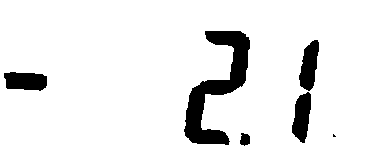
#> input picture Box1_masked.png, 377 x 166 px
$ python read_display.py
#> lines starting #> are read from the running program, lines starting #| are printed output that depends on the picture; after the words box and inside, x2 and y2 are one past the last pixel; in counts of white or black regions, pixels touching at a corner belong together
#> further down, crop is the input picture: shape (166, 377, 3); 92.1% white; 6 black regions (1 under 20 px), largest, box (x1, y1, x2, y2) and area: (184, 31, 250, 145) 2859, (299, 40, 319, 91) 669, (4, 72, 47, 91) 669, (292, 92, 311, 143) 667, (240, 133, 250, 146) 101
"""
read_display.py  -  read a 7-segment temperature display from a saved crop.

Usage:   python read_display.py Box1.png
Output:  prints the value, and saves debug_overlay.png so you can SEE
         which regions are being checked (use it to tune the numbers below).
"""
import sys
import cv2
import numpy as np

# ------------------------------------------------------------------
# SETTINGS  (all x, y numbers are pixels inside the CROP, not the video frame)
# ------------------------------------------------------------------
SLANT = 0.12            # how far the display leans right at the top (0 = upright)
DECIMALS = 1            # digits after the decimal point (2.1 -> 1)
LIT_THRESHOLD = 0.45    # a segment counts as "on" if this fraction of it is dark

MINUS_BOX = (6, 74, 34, 12)          # (x, y, w, h) sitting INSIDE the "-" sign at far left

# one (x, y, w, h) box per digit position, left to right, in DESKEWED coordinates
DIGIT_BOXES = [
    (189, 31, 56, 112),
    (256, 31, 56, 112),
]

# Each segment is a rectangle inside a digit box, as fractions (x0, x1, y0, y1)
SEGMENTS = {
    "a": (0.25, 0.75, 0.02, 0.14),
    "b": (0.78, 0.98, 0.16, 0.44),
    "c": (0.78, 0.98, 0.56, 0.84),
    "d": (0.25, 0.75, 0.86, 0.98),
    "e": (0.02, 0.22, 0.56, 0.84),
    "f": (0.02, 0.22, 0.16, 0.44),
    "g": (0.25, 0.75, 0.43, 0.57),
}

# which segments are lit for each digit
PATTERNS = {
    "abcdef": "0", "bc": "1", "abged": "2", "abgcd": "3", "fgbc": "4",
    "afgcd": "5", "afgedc": "6", "abc": "7", "abcdefg": "8", "abcdfg": "9",
}
PATTERNS = {frozenset(k): v for k, v in PATTERNS.items()}


# ------------------------------------------------------------------
def get_ink(crop):
    """Return image where digit pixels = 255 and everything else = 0."""
    gray = cv2.cvtColor(crop, cv2.COLOR_BGR2GRAY) if crop.ndim == 3 else crop
    _, ink = cv2.threshold(gray, 0, 255, cv2.THRESH_BINARY_INV + cv2.THRESH_OTSU)
    return ink


def deskew(ink):
    """Shear the image so the leaning digits stand upright."""
    h, w = ink.shape
#> h = 166; w = 377
    y0 = h / 2
#> y0 = 83
    M = np.float32([[1, SLANT, -SLANT * y0], [0, 1, 0]])
#> M = [[1, 0.12, -9.96], [0, 1, 0]]
    return cv2.warpAffine(ink, M, (w, h), flags=cv2.INTER_LINEAR)
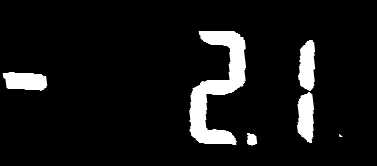
#> returned value: shape (166, 377); min 0, max 255, mean 20.3


def fraction_on(ink, x0, y0, x1, y1):
    region = ink[int(y0):int(y1), int(x0):int(x1)]
    return 0.0 if region.size == 0 else region.mean() / 255


def read_digit(upright, box):
    x, y, w, h = box
    lit = set()
    for name, (fx0, fx1, fy0, fy1) in SEGMENTS.items():
        if fraction_on(upright, x + fx0 * w, y + fy0 * h, x + fx1 * w, y + fy1 * h) > LIT_THRESHOLD:
            lit.add(name)
    if not lit:
        return " "                                   # blank digit position
    return PATTERNS.get(frozenset(lit), "?")


def read_display(crop, save_overlay=None):
    """Return the temperature as a float, or None if any digit was unreadable."""
    ink = get_ink(crop)
    upright = deskew(ink)

    mx, my, mw, mh = MINUS_BOX
    negative = fraction_on(ink, mx, my, mx + mw, my + mh) > LIT_THRESHOLD
#> negative = True

    chars = "".join(read_digit(upright, b) for b in DIGIT_BOXES).strip()
#> after the loop in read_digit, `for name, (fx0, fx1, fy0, fy1) in SEGMENTS.items():`: lit = 5 items
    if save_overlay:
        draw_overlay(upright, save_overlay)
    if not chars or "?" in chars or " " in chars:
        return None
    if DECIMALS:
        chars = chars[:-DECIMALS] + "." + chars[-DECIMALS:]
    value = float(chars)
    return -value if negative else value


def draw_overlay(upright, path):
#> called with path = 'debug_overlay.png'
    img = cv2.cvtColor(255 - upright, cv2.COLOR_GRAY2BGR)
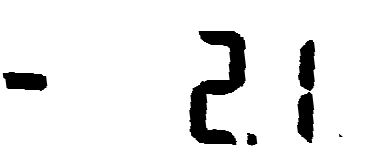
#> img: shape (166, 377, 3); min 0, max 255, mean 234.7
    for (x, y, w, h) in DIGIT_BOXES:
        cv2.rectangle(img, (x, y), (x + w, y + h), (255, 0, 0), 1)
        for (fx0, fx1, fy0, fy1) in SEGMENTS.values():
            cv2.rectangle(img, (int(x + fx0 * w), int(y + fy0 * h)),
                               (int(x + fx1 * w), int(y + fy1 * h)), (0, 0, 255), 1)
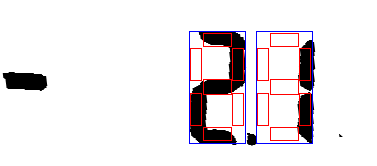
#> img: shape (166, 377, 3); 2.97% of pixels changed, all inside (x1, y1, x2, y2) = (189, 31, 313, 144)
    mx, my, mw, mh = MINUS_BOX
    cv2.rectangle(img, (mx, my), (mx + mw, my + mh), (0, 160, 0), 1)
#> img: shape (166, 377, 3); 0.15% of pixels changed, all inside (x1, y1, x2, y2) = (6, 74, 41, 87)
    cv2.imwrite(path, img)


if __name__ == "__main__":
    crop = cv2.imread("Box1_masked.png")
    print("Reading:", read_display(crop, save_overlay="debug_overlay.png"))
#> in read_display, `chars = chars[:-DECIMALS] + "." + chars[-DECIMALS:]`: chars = '2.1'
#> in read_display, `value = float(chars)`: value = 2.1
#| Reading: -2.1
